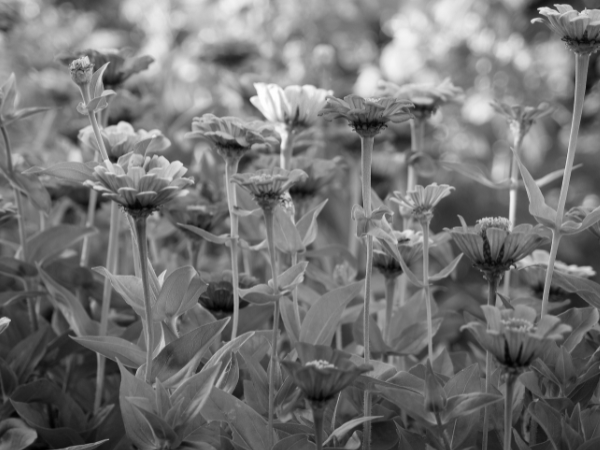
#> input picture Image_processing2/my_image_grayscale_cv2.png, 600 x 450 px
$ python ex02_07.py
#> lines starting #> are read from the running program, lines starting #| are printed output that depends on the picture
import cv2
import numpy as np
import matplotlib.pyplot as plt

def calculate_manual_histogram(img):
    hist = [0] * 256
    for row in img:
        for pixel_value in row:
            hist[pixel_value] += 1

    return hist


input_path = 'my_image_grayscale_cv2.png'
gray_img = cv2.imread(input_path, cv2.IMREAD_GRAYSCALE)
#> gray_img is the input picture: shape (450, 600); min 0, max 254, mean 115.6

if gray_img is None:
    print("שגיאה: הקובץ לא נמצא.")
else:
    manual_hist = calculate_manual_histogram(gray_img)
#> after the loop in calculate_manual_histogram, `for row in img:`: hist = 256 values, max 2585 at index 115, min 0 at index 255, mean 1054.7
#> manual_hist has the same summary as hist in calculate_manual_histogram
    plt.figure(figsize=(10, 5))


    plt.subplot(1, 2, 1)
    plt.imshow(gray_img, cmap='gray', vmin=0, vmax=255)
    plt.title("Grayscale Image")

    plt.subplot(1, 2, 2)

    plt.bar(range(256), manual_hist, color='black', width=1.0)
    plt.title("Manual Histogram (No Library Func)")
    plt.xlabel("Pixel Value (0-255)")
    plt.ylabel("Number of Pixels")

    plt.tight_layout()
    plt.show()
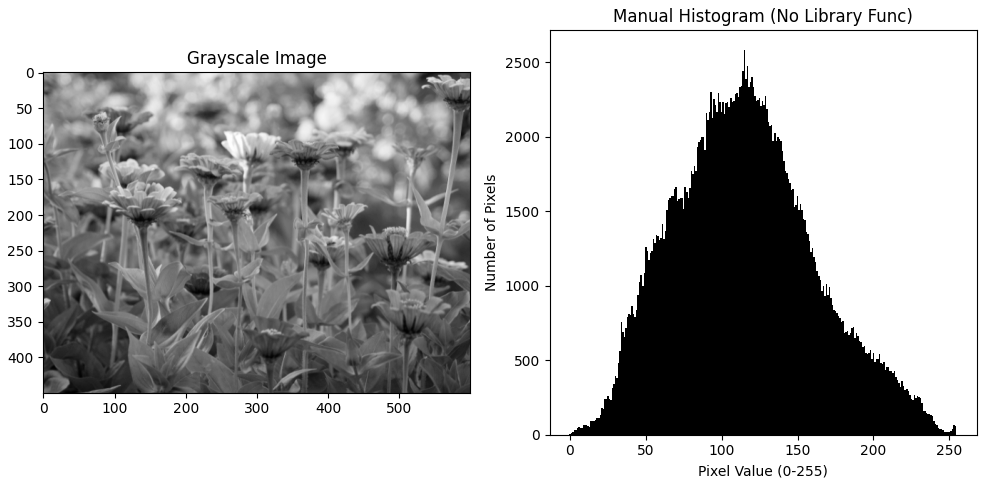
#> figure drawn by matplotlib, 2 panels; panel 2: tallest bar 2585 high, from x = 114.5 to 115.5
